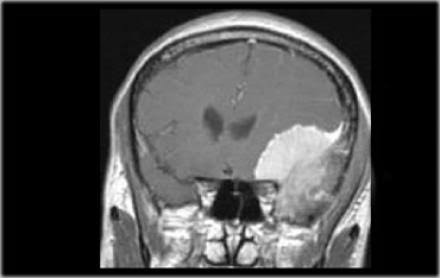
#> input picture data/raw/dataset/Testing/meningioma_tumor/image(1).jpg, 440 x 278 px
$ python -i symmetry_analyzer_lite.py   (imports and definitions only)
#> lines starting #> are read from the running program, lines starting #| are printed output that depends on the picture; after the words box and inside, x2 and y2 are one past the last pixel; in counts of white or black regions, pixels touching at a corner belong together
"""
Optimized Brain Symmetry Analysis Module
Reduced from 8 to 3 most impactful metrics for efficiency
"""

import cv2
import numpy as np
from scipy import ndimage
from skimage import filters, measure, morphology
import matplotlib.pyplot as plt
from typing import Dict, Tuple, Optional
import warnings
# [1 line not run here, left out]


class BrainSymmetryAnalyzerLite:
    """
    Lightweight brain symmetry analyzer with 3 core metrics.
    Optimized for performance while maintaining clinical relevance.

    Metrics:
    1. Intensity Symmetry - Direct hemisphere pixel comparison
    2. Structural Symmetry - Edge-based geometric analysis
    3. Asymmetry Index - Overall asymmetry quantification
    """

    def __init__(self, image_size: Tuple[int, int] = (224, 224)):
        self.image_size = image_size
        self.symmetry_metrics = {}

    def preprocess_image(self, image: np.ndarray) -> np.ndarray:
        """
        Preprocess brain image for symmetry analysis

        Args:
            image: Input brain image (H, W, C) or (H, W)

        Returns:
            Preprocessed grayscale image
        """
        # Convert to grayscale if needed
        if len(image.shape) == 3:
            if image.shape[2] == 3:
                image = cv2.cvtColor(image, cv2.COLOR_RGB2GRAY)
            else:
                image = image[:, :, 0]

        # Resize to standard size
        image = cv2.resize(image, self.image_size)

        # Normalize to [0, 255]
        image = ((image - image.min()) / (image.max() - image.min()) * 255).astype(np.uint8)

        # Apply Gaussian smoothing to reduce noise
        image = cv2.GaussianBlur(image, (3, 3), 0)

        return image

    def detect_midline(self, image: np.ndarray) -> int:
        """
        Detect brain midline using symmetry-based detection

        Args:
            image: Preprocessed brain image

        Returns:
            Midline x-coordinate
        """
        height, width = image.shape

        # Method 1: Center of mass
        moments = cv2.moments(image)
        if moments['m00'] != 0:
            cx_mass = int(moments['m10'] / moments['m00'])
        else:
            cx_mass = width // 2

        # Method 2: Symmetry-based detection
        best_correlation = -1
        best_x = width // 2

        # Search around center
        search_range = range(width // 4, 3 * width // 4, 2)  # Step by 2 for speed

        for x in search_range:
            left_half = image[:, :x]
            right_half = image[:, x:]

            # Flip right half and resize to match left half
            right_flipped = cv2.flip(right_half, 1)
            min_width = min(left_half.shape[1], right_flipped.shape[1])

            if min_width > 10:  # Minimum width threshold
                left_resized = cv2.resize(left_half, (min_width, height))
                right_resized = cv2.resize(right_flipped, (min_width, height))

                # Calculate correlation
                correlation = np.corrcoef(left_resized.flatten(), right_resized.flatten())[0, 1]

                if not np.isnan(correlation) and correlation > best_correlation:
                    best_correlation = correlation
                    best_x = x

        # Combine methods (weighted average favoring symmetry-based)
        midline = int(0.3 * cx_mass + 0.7 * best_x)

        # Ensure midline is within reasonable bounds
        midline = max(width // 4, min(3 * width // 4, midline))

        return midline

    def split_hemispheres(self, image: np.ndarray, midline: int) -> Tuple[np.ndarray, np.ndarray]:
        """
        Split brain image into left and right hemispheres

        Args:
            image: Preprocessed brain image
            midline: Midline x-coordinate

        Returns:
            Tuple of (left_hemisphere, right_hemisphere_flipped)
        """
        left_hemisphere = image[:, :midline]
        right_hemisphere = image[:, midline:]

        # Flip right hemisphere for comparison
        right_hemisphere_flipped = cv2.flip(right_hemisphere, 1)

        # Resize to same dimensions
        target_width = min(left_hemisphere.shape[1], right_hemisphere_flipped.shape[1])
        height = image.shape[0]

        if target_width > 0:
            left_resized = cv2.resize(left_hemisphere, (target_width, height))
            right_resized = cv2.resize(right_hemisphere_flipped, (target_width, height))
        else:
            left_resized = left_hemisphere
            right_resized = right_hemisphere_flipped

        return left_resized, right_resized

    def compute_intensity_symmetry(self, left: np.ndarray, right: np.ndarray) -> float:
        """
        Compute intensity-based symmetry metric
        Core metric #1: Direct pixel intensity comparison

        Args:
            left: Left hemisphere image
            right: Right hemisphere image (already flipped)

        Returns:
            Intensity symmetry score (0-1, higher is more symmetric)
        """
        if left.shape != right.shape:
            return 0.0

        # Normalize intensities
        left_norm = left.astype(np.float32) / 255.0
        right_norm = right.astype(np.float32) / 255.0

        # Calculate absolute difference
        diff = np.abs(left_norm - right_norm)

        # Symmetry score (1 - normalized mean absolute difference)
        symmetry_score = 1.0 - np.mean(diff)

        return max(0.0, symmetry_score)

    def compute_structural_symmetry(self, left: np.ndarray, right: np.ndarray) -> float:
        """
        Compute structural symmetry using edge and contour analysis
        Core metric #2: Geometric feature comparison

        Args:
            left: Left hemisphere image
            right: Right hemisphere image

        Returns:
            Structural symmetry score (0-1)
        """
        if left.shape != right.shape:
            return 0.0

        # Edge detection
        left_edges = cv2.Canny(left, 50, 150)
        right_edges = cv2.Canny(right, 50, 150)

        # Calculate edge density
        left_edge_density = np.sum(left_edges > 0) / left_edges.size
        right_edge_density = np.sum(right_edges > 0) / right_edges.size

        # Edge density symmetry
        edge_symmetry = 1.0 - abs(left_edge_density - right_edge_density)

        # Structural correlation
        if np.std(left_edges) > 0 and np.std(right_edges) > 0:
            correlation = np.corrcoef(left_edges.flatten(), right_edges.flatten())[0, 1]
            if np.isnan(correlation):
                correlation = 0.0
        else:
            correlation = 0.0

        # Combine metrics (weighted)
        structural_symmetry = 0.5 * edge_symmetry + 0.5 * max(0.0, correlation)

        return max(0.0, structural_symmetry)

    def compute_asymmetry_index(self, left: np.ndarray, right: np.ndarray) -> float:
        """
        Compute overall asymmetry index
        Core metric #3: Statistical asymmetry measure

        Args:
            left: Left hemisphere image
            right: Right hemisphere image

        Returns:
            Asymmetry index (0-1, HIGHER means MORE asymmetric)
        """
        if left.shape != right.shape:
            return 1.0

        # Normalized cross-correlation
        left_norm = (left - np.mean(left)) / (np.std(left) + 1e-8)
        right_norm = (right - np.mean(right)) / (np.std(right) + 1e-8)

        # Calculate normalized cross-correlation
        correlation = np.mean(left_norm * right_norm)

        # Convert correlation to asymmetry
        # Higher correlation = more symmetric = LOWER asymmetry
        symmetry_score = max(0.0, correlation)
        asymmetry = 1.0 - symmetry_score  # THIS IS THE FIX!

        return max(0.0, min(1.0, asymmetry))

    def extract_all_symmetry_features(self, image: np.ndarray) -> Dict[str, float]:
        """
        Extract all 3 core symmetry features from brain image

        Args:
            image: Input brain image

        Returns:
            Dictionary with 3 symmetry features
        """
        # Preprocess image
        processed_image = self.preprocess_image(image)

        # Detect midline
        midline = self.detect_midline(processed_image)

        # Split hemispheres
        left_hemisphere, right_hemisphere = self.split_hemispheres(processed_image, midline)

        # Compute all 3 core metrics
        features = {
            'intensity_symmetry': self.compute_intensity_symmetry(left_hemisphere, right_hemisphere),
            'structural_symmetry': self.compute_structural_symmetry(left_hemisphere, right_hemisphere),
            'asymmetry_index': self.compute_asymmetry_index(left_hemisphere, right_hemisphere)
        }

        # Store for visualization
        self.symmetry_metrics = features
        self.processed_image = processed_image
        self.midline = midline
        self.left_hemisphere = left_hemisphere
        self.right_hemisphere = right_hemisphere

        return features

    # [103 lines left out: functions visualize_symmetry_analysis, get_midline_analysis, get_feature_vector, not called in this run]


# Backward compatibility alias
BrainSymmetryAnalyzer = BrainSymmetryAnalyzerLite


# Example usage and testing
# [19 lines not run here, left out]

>>> import cv2
>>> picture = cv2.cvtColor(cv2.imread('../data/raw/dataset/Testing/meningioma_tumor/image(1).jpg'), cv2.COLOR_BGR2RGB)
#> picture is the input picture: shape (278, 440, 3); min 0, max 255, mean 71.8
>>> result = BrainSymmetryAnalyzerLite().extract_all_symmetry_features(picture)
#> in preprocess_image, `image = cv2.GaussianBlur(image, (3, 3), 0)`:
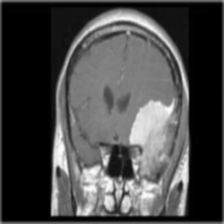
#> image: shape (224, 224); min 0, max 252, mean 71.5
#> in detect_midline, `moments = cv2.moments(image)`: moments = moments, m00 3589637, centre m10/m00, m01/m00 = (121.3, 121.3)
#> in detect_midline, `cx_mass = int(moments['m10'] / moments['m00'])`: cx_mass = 121
#> the loop in detect_midline, `for x in search_range:` made 56 passes
#> (correlation, best_correlation) on passes 1, 2, 3, 4, 5, 6, 7, 8, 9, 14, 15, 16: (0.0283, 0.0283), (0.0443, 0.0443), (0.0472, 0.0472), (0.0806, 0.0806), (0.118, 0.118), (0.144, 0.144), (0.164, 0.164), (0.193, 0.193), (0.205, 0.205), (0.223, 0.223), (0.259, 0.259), (0.299, 0.299)
#> correlation on passes 10, 11, 12, 13, 39, 40: 0.197, 0.191, 0.193, 0.201, 0.778, 0.775
#> after the loop in detect_midline, `for x in search_range:`:
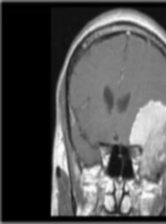
#> left_half: shape (224, 166); min 0, max 252, mean 81.5
#> after the loop in detect_midline, `for x in search_range:`:
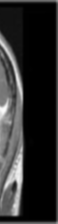
#> right_half: shape (224, 58); min 0, max 251, mean 42.9
#> after the loop in detect_midline, `for x in search_range:`: best_correlation = 0.78; best_x = 130
#> in detect_midline, `midline = int(0.3 * cx_mass + 0.7 * best_x)`: midline = 127
#> in split_hemispheres, `left_resized = cv2.resize(left_hemisphere, (target_width, height))`:
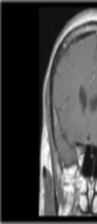
#> left_resized: shape (224, 97); min 0, max 251, mean 65.3
#> in compute_intensity_symmetry, `diff = np.abs(left_norm - right_norm)`:
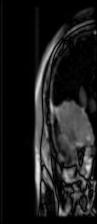
#> diff: shape (224, 97) float32; min 0, max 0.906, mean 0.108
#> in compute_intensity_symmetry, `symmetry_score = 1.0 - np.mean(diff)`: symmetry_score = 0.892
#> in compute_structural_symmetry, `left_edges = cv2.Canny(left, 50, 150)`:
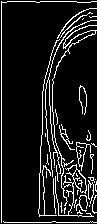
#> left_edges: shape (224, 97); 10.8% white in thin lines or dots
#> in compute_structural_symmetry, `right_edges = cv2.Canny(right, 50, 150)`:
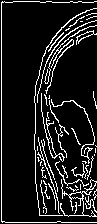
#> right_edges: shape (224, 97); 11.5% white in thin lines or dots
#> in compute_structural_symmetry, `left_edge_density = np.sum(left_edges > 0) / left_edges.size`: left_edge_density = 0.108
#> in compute_structural_symmetry, `right_edge_density = np.sum(right_edges > 0) / right_edges.size`: right_edge_density = 0.115
#> in compute_structural_symmetry, `edge_symmetry = 1.0 - abs(left_edge_density - right_edge_density)`: edge_symmetry = 0.992
#> in compute_structural_symmetry, `correlation = np.corrcoef(left_edges.flatten(), right_edges.flatten())..`: correlation = 0.274
#> in compute_structural_symmetry, `structural_symmetry = 0.5 * edge_symmetry + 0.5 * max(0.0, correlation)`: structural_symmetry = 0.633
#> in compute_asymmetry_index, `correlation = np.mean(left_norm * right_norm)`: correlation = 0.77
#> in compute_asymmetry_index, `asymmetry = 1.0 - symmetry_score`: asymmetry = 0.23
#> in extract_all_symmetry_features, `features = { 'intensity_symmetry': self.compute_intensity_symmetry(lef..`: features = {'intensity_symmetry': 0.892, 'structural_symmetry': 0.633, 'asymmetry_index': 0.23}
#> in extract_all_symmetry_features, `self.symmetry_metrics = features`: self.symmetry_metrics has the same summary as features
#> in extract_all_symmetry_features, `self.midline = midline`: self.midline = 127
#> result has the same summary as features in extract_all_symmetry_features

$ run again, on data/raw/dataset/Testing/meningioma_tumor/image(100).jpg
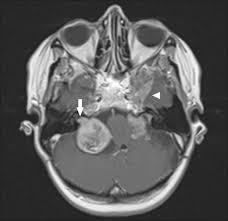
#> input picture data/raw/dataset/Testing/meningioma_tumor/image(100).jpg, 228 x 221 px
#> picture is the input picture: shape (221, 228, 3); min 10, max 255, mean 90.4
#> in preprocess_image, `image = ((image - image.min()) / (image.max() - image.min()) * 255).as..`:
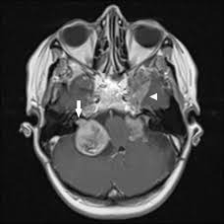
#> image: shape (224, 224); min 0, max 255, mean 71.1
#> moments = moments, m00 3568157, centre m10/m00, m01/m00 = (111.4, 111)
#> cx_mass = 111
#> the loop in detect_midline, `for x in search_range:` made 56 passes
#> (correlation, best_correlation) on passes 1, 8, 15, 16, 17, 18, 19, 20: (0.36, 0.36), (0.366, 0.366), (0.375, 0.375), (0.386, 0.386), (0.404, 0.404), (0.425, 0.425), (0.447, 0.447), (0.469, 0.469)
#> after the loop in detect_midline, `for x in search_range:`: best_correlation = 0.882; best_x = 112
#> in detect_midline, `midline = int(0.3 * cx_mass + 0.7 * best_x)`: midline = 111
#> in compute_intensity_symmetry, `symmetry_score = 1.0 - np.mean(diff)`: symmetry_score = 0.933
#> left_edges: shape (224, 111); 11.7% white in thin lines or dots, all inside (x1, y1, x2, y2) = (19, 5, 111, 220)
#> in compute_structural_symmetry, `right_edges = cv2.Canny(right, 50, 150)`:
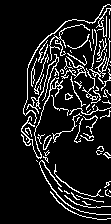
#> right_edges: shape (224, 111); 11.6% white in thin lines or dots, all inside (x1, y1, x2, y2) = (21, 4, 111, 220)
#> left_edge_density = 0.117
#> right_edge_density = 0.116
#> edge_symmetry = 0.999
#> in compute_structural_symmetry, `correlation = np.corrcoef(left_edges.flatten(), right_edges.flatten())..`: correlation = 0.164
#> structural_symmetry = 0.581
#> in compute_asymmetry_index, `correlation = np.mean(left_norm * right_norm)`: correlation = 0.863
#> asymmetry = 0.137
#> features = {'intensity_symmetry': 0.933, 'structural_symmetry': 0.581, 'asymmetry_index': 0.137}
#> self.symmetry_metrics has the same summary as features
#> self.midline = 111
#> result has the same summary as features in extract_all_symmetry_features

$ run again, on data/raw/dataset/Testing/meningioma_tumor/image(11).jpg
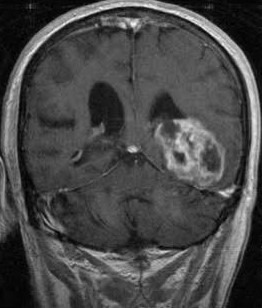
#> input picture data/raw/dataset/Testing/meningioma_tumor/image(11).jpg, 262 x 308 px
#> picture is the input picture: shape (308, 262, 3); min 0, max 247, mean 72.6
#> moments = moments, m00 3822776, centre m10/m00, m01/m00 = (117.9, 111)
#> cx_mass = 117
#> the loop in detect_midline, `for x in search_range:` made 56 passes
#> (correlation, best_correlation) on passes 1 to 8: (0.0207, 0.0207), (0.0235, 0.0235), (0.0294, 0.0294), (0.0406, 0.0406), (0.0531, 0.0531), (0.067, 0.067), (0.081, 0.081), (0.0904, 0.0904)
#> after the loop in detect_midline, `for x in search_range:`: best_correlation = 0.647; best_x = 116
#> in compute_intensity_symmetry, `symmetry_score = 1.0 - np.mean(diff)`: symmetry_score = 0.895
#> left_edges: shape (224, 108); 11.3% white in thin lines or dots
#> in compute_structural_symmetry, `right_edges = cv2.Canny(right, 50, 150)`:
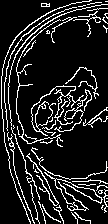
#> right_edges: shape (224, 108); 13.2% white in thin lines or dots
#> left_edge_density = 0.113
#> right_edge_density = 0.132
#> edge_symmetry = 0.981
#> in compute_structural_symmetry, `correlation = np.corrcoef(left_edges.flatten(), right_edges.flatten())..`: correlation = 0.0683
#> structural_symmetry = 0.525
#> in compute_asymmetry_index, `correlation = np.mean(left_norm * right_norm)`: correlation = 0.647
#> asymmetry = 0.353
#> features = {'intensity_symmetry': 0.895, 'structural_symmetry': 0.525, 'asymmetry_index': 0.353}
#> self.symmetry_metrics has the same summary as features
#> self.midline = 116
#> result has the same summary as features in extract_all_symmetry_features
